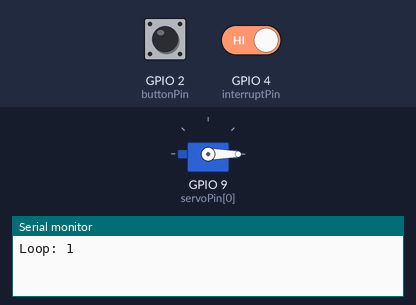
Bench run of a sketch on a simulated ESP32. Parts: servo, the last lines printed to the serial monitor. The test bench sets the inputs (shaded band); at power-on: GPIO 2 (buttonPin) LOW, GPIO 4 (interruptPin) HIGH.

Above: at 4.2 s.
4.3 s: GPIO 2 (buttonPin) pulled HIGH for 3 s
At 8.3 s:
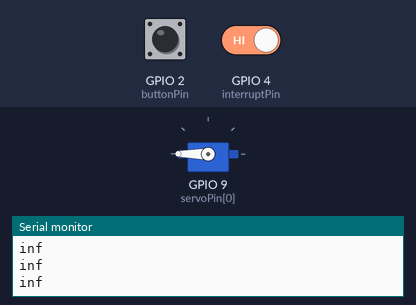
11.5 s: GPIO 2 (buttonPin) driven HIGH and GPIO 4 (interruptPin) driven LOW
At 13.3 s:
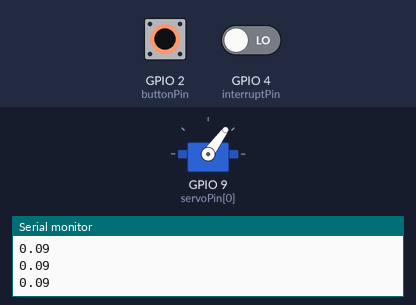
15.3 s: GPIO 2 (buttonPin) driven LOW
19.1 s: GPIO 2 (buttonPin) driven HIGH
At 20.5 s:
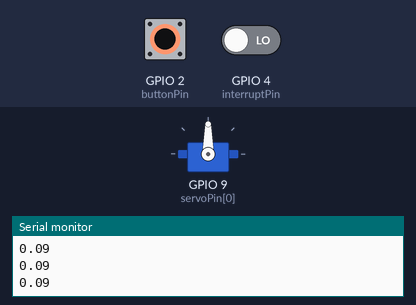
Timing chart, 0 to 22.4 s (numbered marks = the images above; inputs shaded):
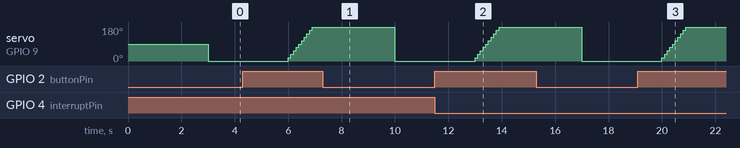

The sketch:

sketch_jun2a.ino
```cpp
#include <ESP32Servo.h>
int buttonPin = 2;
int buttonState = 0;
int loopNumber = 1;
int motorPower = 1000;
//int prevButtonState = 0;

Servo servoMotor[4];            // Create an object for each servo
int servoPin[4] = {9,0,0,0}; // ESP32 pins to be used, starting from top right motor clockwise
int motorInput[4]= {0};

int startingDelay = 3000; // Time before loop starts (ms)

int motorUpdateSpeed = 4000;       // Minimum time (μs) between motor updates. 250 times a second, doesnt coincide much with pingSpeed
unsigned long lastMotorUpdate;

const byte        interruptPin = 4;              // Assign the interrupt pin
volatile uint64_t StartValue;                     // First interrupt value
volatile uint64_t PeriodCount;                    // period in counts of 0.000001 of a second
float             Freg;                           // frequency
char              str[21];                        // for printing uint64_t values

hw_timer_t * timer = NULL;                        // pointer to a variable of type hw_timer_t
portMUX_TYPE mux = portMUX_INITIALIZER_UNLOCKED;  // synchs between maon cose and interrupt?

// Digital Event Interrupt
// Enters on falling edge in this example
//=======================================
void IRAM_ATTR handleInterrupt()  {
  portENTER_CRITICAL_ISR(&mux);
      uint64_t TempVal= timerRead(timer);         // value of timer at interrupt
      PeriodCount= TempVal - StartValue;          // period count between rising edges in 0.000001 of a second
      StartValue = TempVal;                       // puts latest reading as start for next calculation
  portEXIT_CRITICAL_ISR(&mux);
}


// Converts unit64_t to char for printing
// Serial.println(uintToStr( num, str ));
//================================================
char * uintToStr( const uint64_t num, char *str ) {
  uint8_t i = 0;
  uint64_t n = num;
  do
    i++;
  while ( n /= 10 );

  str[i] = '\0';
  n = num;

  do
    str[--i] = ( n % 10 ) + '0';
  while ( n /= 10 );

  return str;
}

void setup() {

  pinMode(buttonPin, INPUT_PULLDOWN);

  Serial.begin(115200);

  // Initialise Motors
  servoMotor[0].attach(servoPin[0],1000,2000);  // Attaches the servos on each ESP32 pin
  servoMotor[0].write(90); // Provides a "neutral" pulse. The ESC won't start without this.

  pinMode(interruptPin, INPUT_PULLUP);                                            // sets pin high
  attachInterrupt(digitalPinToInterrupt(interruptPin), handleInterrupt, FALLING); // attaches pin to interrupt on Falling Edge
  timer = timerBegin(1000000);                                                    // this returns a pointer to the hw_timer_t global variable
                                                                                  // 0 = first timer
                                                                                  // 80 is prescaler so 80MHZ divided by 80 = 1MHZ signal ie 0.000001 of a second
                                                                                  // true - counts up
  timerStart(timer);

  delay(startingDelay);
}

void loop() {
  motorPower = 1000;
  servoMotor[0].write(motorPower);
  buttonState = digitalRead(buttonPin);

  Serial.print("Loop: ");  Serial.print(loopNumber);  Serial.println("\t");

  if ( buttonState == HIGH ) {

    for (int i=0; i<10; i++) {
      motorPower += 100;
      servoMotor[0].write(motorPower);
      portENTER_CRITICAL(&mux);
      Freg = 1000000.00/PeriodCount;                       // PeriodCount in 0.000001 of a second
      portEXIT_CRITICAL(&mux);
      Serial.println(Freg,2);
      delay(100);
    }
  }
  delay(startingDelay);

  loopNumber++;
}
```

Measured:
- after the input at 4.3 s, servo on GPIO 9 (servoPin[0]): rises from 0° to 180° in 0.90 s, then falls to 0° in 3.1 s
- after the input at 11.5 s, servo on GPIO 9 (servoPin[0]): moves from 0° to 180° over 0.90 s, starting after 1.5 s
- after the input at 19.1 s, servo on GPIO 9 (servoPin[0]): moves from 0° to 180° over 0.90 s, starting after 0.90 s
